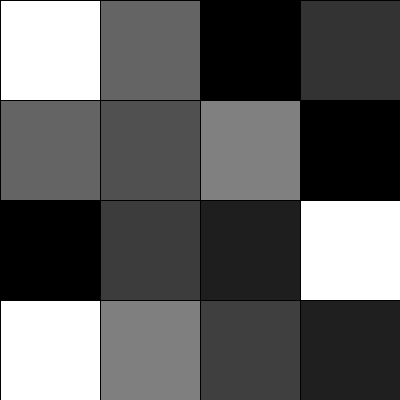
Frame 1 (no input)
Frame 60 (the mouse pressed at the canvas centre just before this capture): identical to frame 1, image omitted
Frame 120 (the mouse held since frame 60 and released just before this capture): identical to frame 1, image omitted

The Processing sketch that drew this single still picture (run headless with seeded random() and noise(); from frame 60 on, the mouse is pressed at the canvas centre):

// Processing sketch: sketch_140704_homework_1
// ── sketch_140704_homework_1.pde
int[][] gray = {{255, 100 , 0 , 51},
{ 100 , 80 , 128,0 },
{ 0, 60 , 30 , 255 },
{ 255 , 127 , 63 ,31}};

void setup(){
  size(400,400);
}

void draw(){
  stroke(0);
  for(int i=0;i< 4 ;i++){
    for(int j=0;j< 4 ;j++){
      fill(gray[ i ][ j ]);
      rect(100* j ,100* i,100,100);
    }
  }
}
